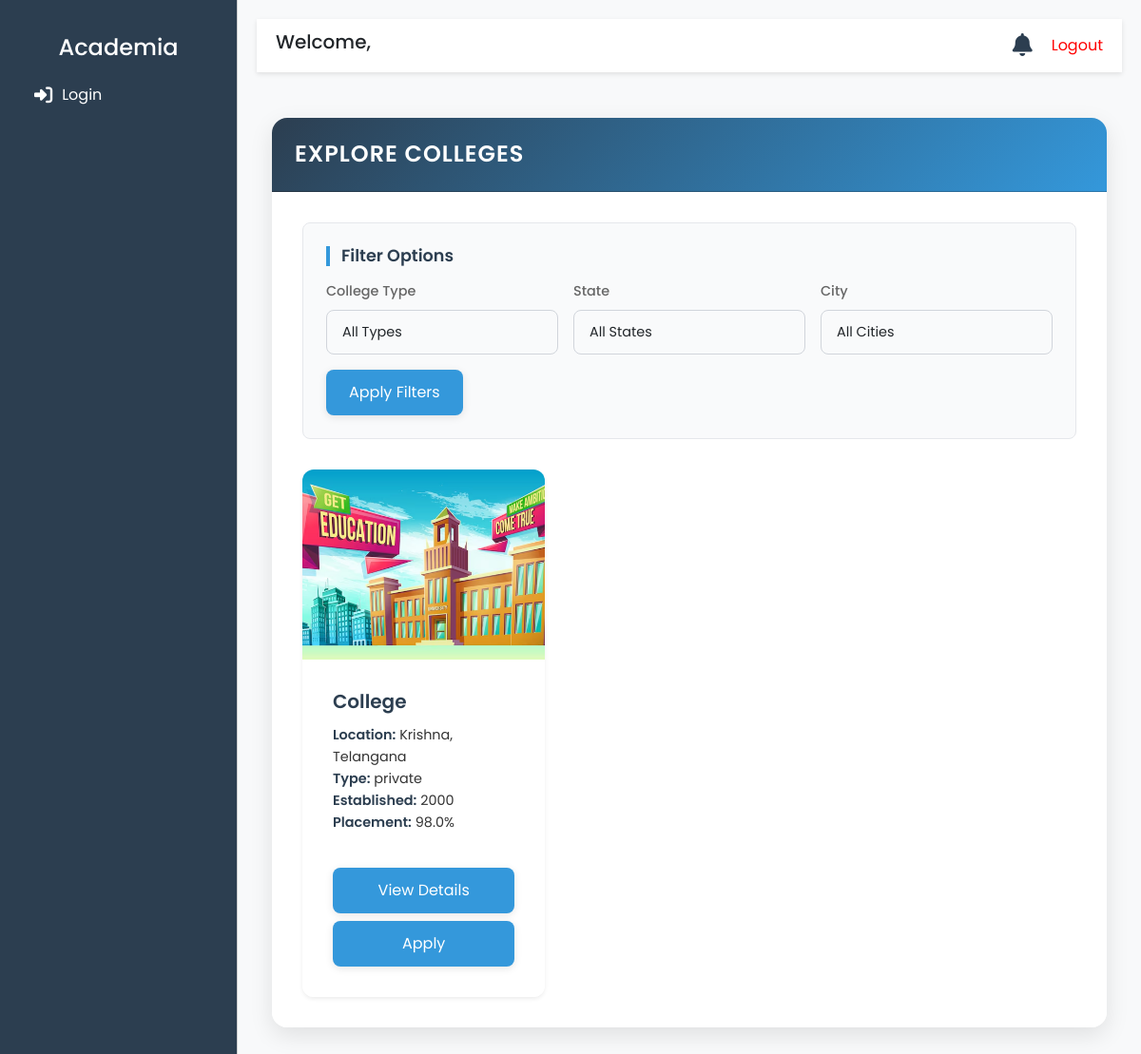
The app's page /colleges/, older data.
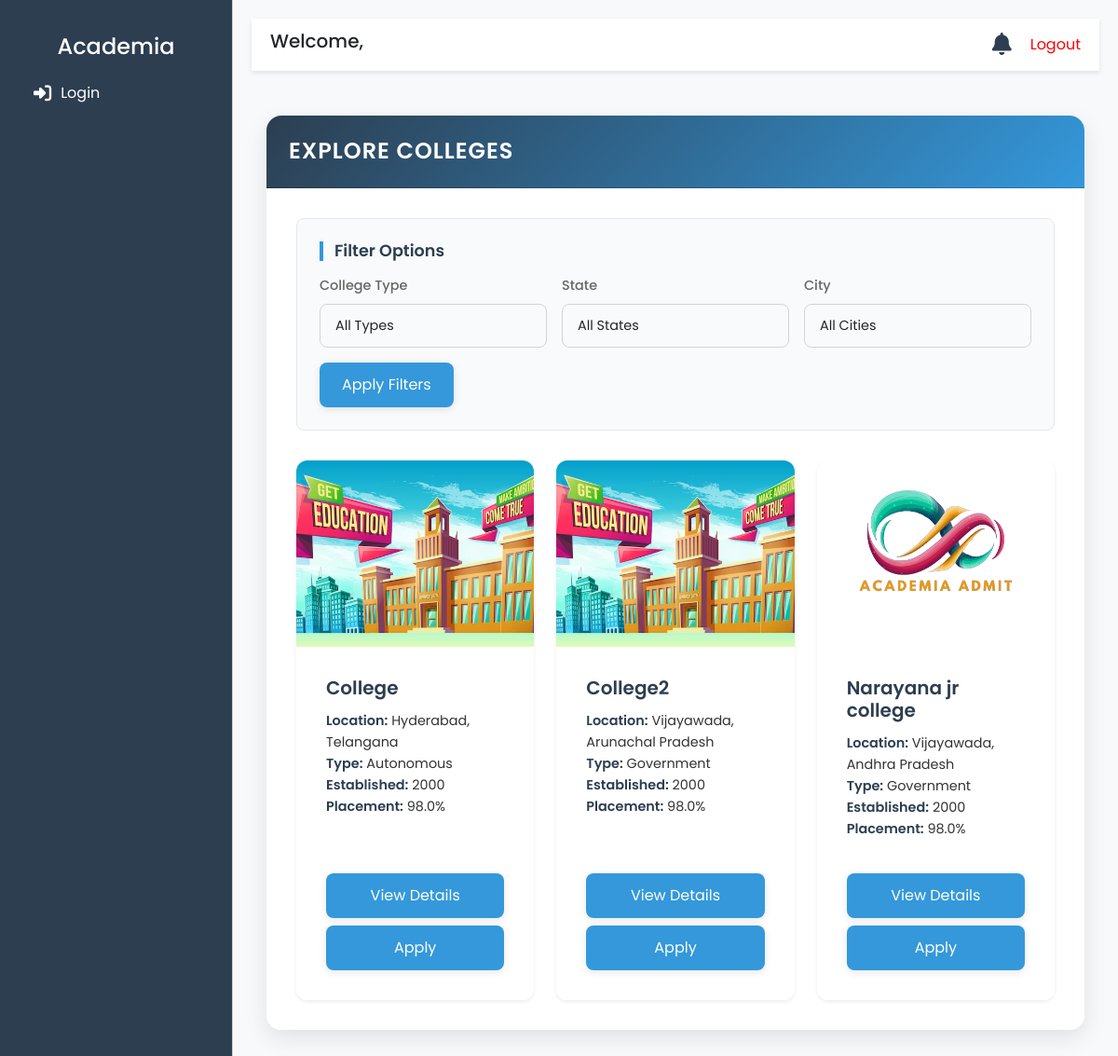
The same page, newer data.
### colleges/models.py (models this page shows, shortened)
class CollegeProfile(models.Model):
    user = models.OneToOneField(User, on_delete=models.CASCADE, related_name='college_profile')
    college_name = models.CharField(max_length=255)
    principal_name = models.CharField(max_length=100)
    contact_phone = models.CharField(max_length=15)
    alternate_phone_number = models.CharField(max_length=15, blank=True, null=True)
    contact_email = models.EmailField()
    college_type = models.CharField(
        max_length=50,
        choices=[('Private', 'Private'), ('Government', 'Government'), ('Autonomous', 'Autonomous')]
    )
    affiliation = models.CharField(max_length=100)
    accreditation = models.CharField(
        max_length=100,
        choices=[('AICTE', 'AICTE'), ('NAAC', 'NAAC'), ('NBA', 'NBA'), ('', 'Other')]
    )
    courses_offered = models.TextField(blank=True, null=True)
    streams_available = models.TextField(blank=True, null=True)
    medium_of_instruction = models.CharField(
        max_length=50,
        choices=[('English', 'English'), ('Telugu', 'Telugu'), ('Hindi', 'Hindi'), ('Other', 'Other')],
        blank=True,
        null=True
    )
    established_year = models.IntegerField()
    total_students = models.IntegerField()
    total_faculty = models.IntegerField()
    college_code = models.CharField(max_length=50, blank=True, null=True)
    website = models.URLField(blank=True, null=True)
    hostel_availability = models.BooleanField(default=False)
    hostel_capacity_boys = models.IntegerField(blank=True, null=True)
    hostel_capacity_girls = models.IntegerField(blank=True, null=True)
    library = models.BooleanField(default=False)
    library_books_count = models.IntegerField(blank=True, null=True)
    labs = models.TextField(blank=True, null=True)
    placement_cell = models.BooleanField(default=False)
    placement_percentage = models.FloatField(blank=True, null=True)
    top_recruiters = models.TextField(blank=True, null=True)
    other_facilities = models.TextField(blank=True, null=True)
    street_address = models.CharField(max_length=255)
    city = models.CharField(max_length=100)
    state = models.CharField(max_length=100, blank=True)
    district = models.CharField(max_length=100, blank=True)
    pincode = models.CharField(max_length=10)
    profile_pic = models.ImageField(upload_to='college_logos/', blank=True, null=True)
    accreditation_certificate = models.FileField(upload_to='college_certificates/', blank=True, null=True)
    brochure = models.FileField(upload_to='college_brochures/', blank=True, null=True)
    created_at = models.DateTimeField(default=timezone.now)
    updated_at = models.DateTimeField(default=timezone.now)

### colleges/views.py (the view)
# urls.py: path('', views.college_list, name='college_list'),  # Changed from 'colleges/'
def college_list(request):
    colleges = CollegeProfile.objects.filter(user__is_active=True)
    filtered_colleges = colleges
    college_type = request.GET.get('college_type')
    state = request.GET.get('state')
    city = request.GET.get('city')
    if college_type:
        filtered_colleges = filtered_colleges.filter(college_type=college_type)
    if state:
        filtered_colleges = filtered_colleges.filter(state=state)
    if city:
        filtered_colleges = filtered_colleges.filter(city=city)
    unique_states = CollegeProfile.objects.values_list('state', flat=True).distinct().order_by('state')
    unique_cities = CollegeProfile.objects.values_list('city', flat=True).distinct().order_by('city')
    context = {
        'colleges': colleges,
        'filtered_colleges': filtered_colleges,
        'unique_states': unique_states,
        'unique_cities': unique_cities,
    }
    return render(request, 'colleges/college_list.html', context)

### core/context_processors.py (called while the page is built)
def notifications(request):
    if request.user.is_authenticated:
        user_notifications = Notification.objects.filter(user=request.user).order_by('-created_at')[:5]
        unread_count = Notification.objects.filter(user=request.user, is_read=False).count()
    else:
        user_notifications = []
        unread_count = 0
    return {
        'notifications': user_notifications,
        'unread_notifications_count': unread_count,
    }

### colleges/templates/colleges/college_list.html (shortened to what this page needs)
{% extends 'students/base.html' %}
{% load static %}
{% block content %}
<div class="container">
    <div class="card">
        <div class="card-header">
            <h3 class="mb-0">Explore Colleges</h3>
        </div>
        <div class="card-body">
            <div class="filter-section">
                <h5>Filter Options</h5>
                <form method="get" action="">
                    <div class="row g-3">
                        <div class="col-md-4">
                            <label for="college_type" class="form-label">College Type</label>
                            <select name="college_type" id="college_type" class="form-select">
                                <option value="">All Types</option>
                            </select>
                        </div>
                        <div class="col-md-4">
                            <label for="state" class="form-label">State</label>
                            <select name="state" id="state" class="form-select">
                                <option value="">All States</option>
                            </select>
                        </div>
                        <div class="col-md-4">
                            <label for="city" class="form-label">City</label>
                            <select name="city" id="city" class="form-select">
                                <option value="">All Cities</option>
                            </select>
                        </div>
                    </div>
                    <button type="submit" class="btn btn-primary mt-3">Apply Filters</button>
                </form>
            </div>
            <div class="row row-cols-1 row-cols-md-2 row-cols-lg-3 g-4">
                {% if filtered_colleges %}
                    {% for college in filtered_colleges %}
                        <div class="col">
                            <div class="card h-100 college-card shadow-sm">
                                <div class="card-img-top position-relative overflow-hidden">
                                    <img src="{% if college.profile_pic and college.profile_pic.url %}{{ college.profile_pic.url }}{% else %}{% static 'images/no-images.avif' %}{% endif %}" alt="{{ college.college_name }} Profile" class="img-fluid w-100" loading="lazy">
                                </div>
                                <div class="card-body d-flex flex-column">
                                    <h5 class="card-title">{{ college.college_name }}</h5>
                                    <p class="card-text flex-grow-1">
                                        <strong>Location:</strong> {{ college.city|default:"Not specified" }}, {{ college.state|default:"Not specified" }}<br>
                                        <strong>Type:</strong> {{ college.get_college_type_display|default:"Not specified" }}<br>
                                        <strong>Established:</strong> {{ college.established_year|default:"N/A" }}<br>
                                        <strong>Placement:</strong> {{ college.placement_percentage|default:"N/A" }}%
                                    </p>
                                    <div class="mt-auto">
                                        <a href="{% url 'colleges:college_detail' college.id %}" class="btn btn-primary w-100 mb-2">View Details</a>
                                        <a href="{% url 'colleges:apply_direct' college.id %}" class="btn btn-primary w-100">Apply</a>
                                    </div>
                                </div>
                            </div>
                        </div>
                    {% endfor %}
                {% else %}
                    <p class="text-muted">No colleges found with the selected filters.</p>
                {% endif %}
            </div>
        </div>
    </div>
</div>
{% endblock %}

### students/templates/students/base.html (shortened to what this page needs)
<!DOCTYPE html>
<html lang="en">
<head>
    <link href="https://cdn.jsdelivr.net/npm/bootstrap@5.3.0/dist/css/bootstrap.min.css" rel="stylesheet">
    <link rel="stylesheet" href="https://cdnjs.cloudflare.com/ajax/libs/font-awesome/6.4.0/css/all.min.css">
</head>
<body>
    <div class="sidebar offcanvas offcanvas-start" tabindex="-1" id="sidebarMenu" aria-labelledby="sidebarMenuLabel">
        <div class="offcanvas-body">
            <h4 class="text-center sidebar-header" style="color: white !important; font-size:24px !important;">Academia</h4>
            {% if user.is_authenticated and user.user_type == 'student' %}
                <a href="{% url 'students:student_dashboard' %}"><i class="fas fa-tachometer-alt"></i> Dashboard</a>
                <a href="{% url 'students:student_profile' %}"><i class="fas fa-user"></i> Profile</a>
                {% if user.student_profile and user.student_profile.admission_preference %}
                    {% if user.student_profile.admission_preference == 'School' %}
                        <a href="{% url 'schools:school_list' %}"><i class="fas fa-file-alt"></i> Schools</a>
                    {% elif user.student_profile.admission_preference == 'College' %}
                        <a href="{% url 'colleges:college_list' %}"><i class="fas fa-university"></i> Colleges</a>
                    {% endif %}
                {% else %}
                    <a href="{% url 'students:student_profile' %}?edit=true"><i class="fas fa-cog"></i> Set Admission Preference</a>
                {% endif %}
                <a href="{% url 'students:my_applications' %}"><i class="fas fa-file-alt"></i> My Applications</a>
                <a href="{% url 'students:update_student_details' %}">
                    <i class="fas fa-key me-2"></i> Update Account Details
                </a>
                <a href="{% url 'core:logout' %}"><i class="fas fa-sign-out-alt"></i> Logout</a>
            {% else %}
                <a href="{% url 'core:login' %}"><i class="fas fa-sign-in-alt"></i> Login</a>
            {% endif %}
        </div>
    </div>
    <div class="main-content">
        <div class="top-bar">
            <div class="d-flex align-items-center">
                <h5 class="welcome-text">Welcome, {{ user.school_profile.school_name|default:user.username }}</h5>
            </div>
            <div class="d-flex align-items-center">
                <div class="notifications-wrapper">
                    <a href="#" class="notifications-icon" data-bs-toggle="dropdown" aria-expanded="false">
                        <i class="fas fa-bell"></i>
                    </a>
                </div>
                <a href="{% url 'core:logout' %}" class="" style="color: red; text-decoration:none;">Logout</a>
            </div>
        </div>
        {% block content %}
        {% endblock %}
    </div>
</body>
</html>

### students/templates/students/base.html (style rules this page uses)
body { font-family: 'Poppins', sans-serif; background-color: #f8f9fa; }
.sidebar { min-height: 100vh; background-color: #2C3E50; color: white; padding-top: 20px; position: fixed; width: 250px !important; top: 0; left: 0; z-index: 2000; display: block !important; visibility: visible !important; opacity: 1 !important; }
.sidebar a { color: white; padding: 15px 20px; display: flex; align-items: center; text-decoration: none; }
.sidebar a i { margin-right: 10px; font-size: 1.2rem; }
.main-content { margin-left: 250px; padding: 20px; }
.top-bar { background-color: white; padding: 10px 20px; box-shadow: 0 2px 5px rgba(0, 0, 0, 0.1); display: flex; justify-content: space-between; align-items: center; z-index: 1000; }
.notifications-wrapper { position: relative; margin-right: 20px; }
.notifications-icon { font-size: 1.5rem; color: #2C3E50; cursor: pointer; position: relative; }
.card { border: none; box-shadow: 0 2px 10px rgba(0, 0, 0, 0.1); margin-bottom: 20px; }
@media (min-width: 1150px) { .sidebar.offcanvas { display: block !important; transform: none !important; visibility: visible !important; } }
@media (min-width: 1150px) { .welcome-text { display: inline !important; } }
@media (min-width: 1150px) { .sidebar-header { display: block !important; } }

### colleges/templates/colleges/college_list.html (style rules this page uses)
.container { max-width: 1200px; margin: 3rem auto; padding: 0 1rem; }
.card { border: none; border-radius: 16px; box-shadow: 0 8px 24px rgba(0, 0, 0, 0.1); overflow: hidden; }
.card-header { background: linear-gradient(135deg, #2C3E50 0%, #3498DB 100%); color: #ffffff; border-radius: 16px 16px 0 0; padding: 1.5rem; }
.card-header h3 { font-size: 1.5rem; font-weight: 600; margin: 0; text-transform: uppercase; letter-spacing: 1px; }
.card-body { padding: 2rem; background: #ffffff; }
.filter-section { border: 1px solid #e5e7eb; border-radius: 8px; padding: 1.5rem; margin-bottom: 2rem; background: #f9fafb; }
.filter-section h5 { font-size: 1.1rem; font-weight: 600; color: #2C3E50; margin-bottom: 1rem; border-left: 4px solid #3498DB; padding-left: 0.75rem; }
.form-label { font-size: 0.9rem; color: #666666; font-weight: 500; margin-bottom: 0.5rem; display: block; }
.form-select { width: 100%; padding: 0.75rem 1rem; border: 1px solid #d1d5db; border-radius: 8px; font-size: 0.9rem; background: #f9fafb; transition: all 0.3s ease; }
.btn-primary { background-color: #3498DB; border: none; color: #ffffff; font-size: 1rem; padding: 0.75rem 1.5rem; border-radius: 8px; transition: all 0.3s ease; box-shadow: 0 2px 8px rgba(0, 0, 0, 0.1); }
.college-card { border-radius: 12px; overflow: hidden; transition: all 0.3s ease; }
.card-img-top img { transition: transform 0.3s ease; width: 100%; height: 200px; object-fit: cover; }
.card-title { font-size: 1.25rem; font-weight: 600; color: #2C3E50; margin-bottom: 0.75rem; }
.card-text { font-size: 0.9rem; color: #333333; line-height: 1.6; }
.card-text strong { color: #2C3E50; font-weight: 600; }

Row changes from the older to the newer data that the page shows:
changed CollegeProfile "College": city "Krishna" → "Hyderabad"; college_type "private" → "Autonomous"
added CollegeProfile: college_name "College2", city "Vijayawada", state "Arunachal Pradesh", college_type "Government", established_year "2000", placement_percentage "98.0"
added CollegeProfile: profile_pic (picture), college_name "Narayana jr college", city "Vijayawada", state "Andhra Pradesh", college_type "Government", established_year "2000", placement_percentage "98.0"
